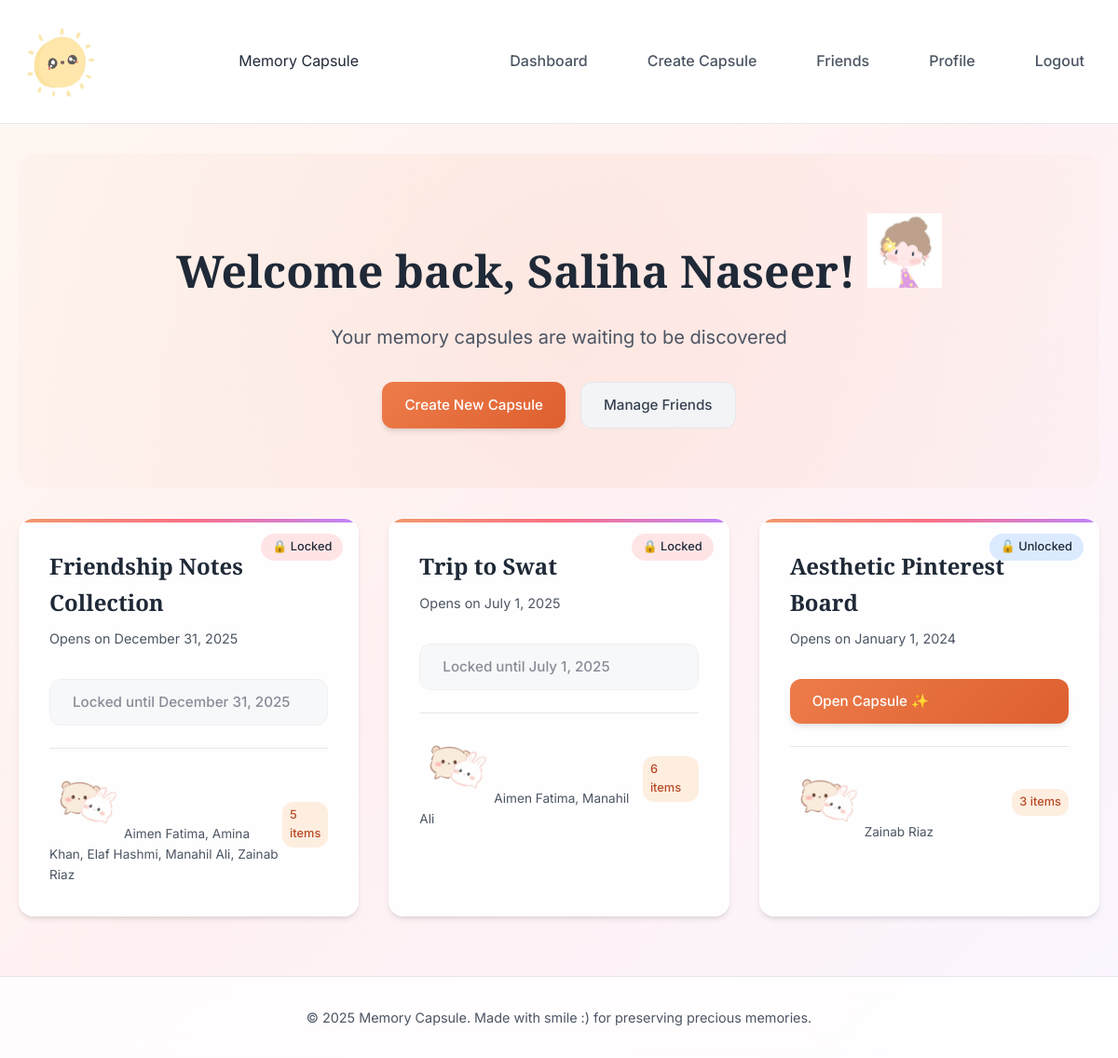
/index.php (signed in), run on the app's committed database.
### tables this page shows
CREATE TABLE `users` (
  `user_id` int(11) NOT NULL,
  `username` varchar(50) NOT NULL,
  `password` varchar(255) NOT NULL,
  `full_name` varchar(100) NOT NULL
);

CREATE TABLE `capsules` (
  `capsule_id` int(11) NOT NULL,
  `user_id` int(11) NOT NULL,
  `title` varchar(100) DEFAULT NULL,
  `open_date` date DEFAULT NULL,
  `is_locked` tinyint(1) DEFAULT 1
);

### includes/functions.php (called while the page is built, shortened)
<?php
function isLoggedIn() {
    return isset($_SESSION['user_id']);
}
function getCurrentUser($pdo) {
    $stmt = $pdo->prepare("SELECT * FROM users WHERE user_id = ?");
    $stmt->execute([$_SESSION['user_id']]);
    return $stmt->fetch();
}
function getUserCapsules($pdo, $user_id) {
    $stmt = $pdo->prepare("
        SELECT c.*,
               COUNT(cc.content_id) as content_count,
               GROUP_CONCAT(DISTINCT CONCAT(f.first_name, ' ', f.last_name) SEPARATOR ', ') as friends
        FROM capsules c
        LEFT JOIN capsule_contents cc ON c.capsule_id = cc.capsule_id
        LEFT JOIN friend_capsule_relation fcr ON c.capsule_id = fcr.capsule_id
        LEFT JOIN friends f ON fcr.friend_id = f.friend_id
        WHERE c.user_id = ?
        GROUP BY c.capsule_id
        ORDER BY c.open_date DESC
    ");
    $stmt->execute([$user_id]);
    return $stmt->fetchAll();
}
function formatDate($date) {
    return date('F j, Y', strtotime($date));
}
function isCapsuleUnlocked($open_date) {
    return strtotime($open_date) <= time();
}
?>

### index.php (the view, shortened to what this page needs)
<?php
require_once 'config/database.php';
require_once 'includes/functions.php';
$user = null;
if (isLoggedIn()) {
    $user = getCurrentUser($pdo);
    $capsules = getUserCapsules($pdo, $_SESSION['user_id']);
}
?>
<!DOCTYPE html>
<html lang="en">
<head>
    <link rel="stylesheet" href="assets/css/style.css">
</head>
<body>
    <?php include 'includes/header.php'; ?>
    <main class="container">
        <?php if (!isLoggedIn()): ?>
            <section class="hero">
                <h1 class="hero-title">Memory Capsule</h1>
                <p class="hero-subtitle">Preserve your precious moments and unlock them when the time is right</p>
                <div class="flex gap-4 justify-center mt-6">
                    <a href="login.php" class="btn btn-primary">Get Started</a>
                    <a href="register.php" class="btn btn-secondary">Create Account</a>
                </div>
            </section>
            <section class="card-grid">
                <div class="card">
                    <h3 class="capsule-title">🎭 Create Memories</h3>
                    <p class="capsule-date">Store photos, videos, and notes in beautiful time capsules</p>
                </div>
                <div class="card">
                    <h3 class="capsule-title">👥 Share with Friends</h3>
                    <p class="capsule-date">Include your friends in your memory capsules</p>
                </div>
                <div class="card">
                    <h3 class="capsule-title">⏰ Time-locked</h3>
                    <p class="capsule-date">Set future dates to unlock your precious memories</p>
                </div>
            </section>
        <?php else: ?>
            <section class="hero">
                <h1 class="hero-title">Welcome back, <?php echo htmlspecialchars($user['full_name']); ?>! <img src="public/images/dp.jpg
                " width="80" height="80">
</h1>
                <p class="hero-subtitle">Your memory capsules are waiting to be discovered</p>
                <div class="flex gap-4 justify-center mt-6">
                    <a href="create-capsule.php" class="btn btn-primary">Create New Capsule</a>
                    <a href="friends.php" class="btn btn-secondary">Manage Friends</a>
                </div>
            </section>
            <?php if (!empty($capsules)): ?>
                <section class="card-grid">
                    <?php foreach ($capsules as $capsule): ?>
                        <div class="card capsule-card">
                            <div class="capsule-status <?php echo isCapsuleUnlocked($capsule['open_date']) ? 'status-unlocked' : 'status-locked'; ?>">
                                <?php echo isCapsuleUnlocked($capsule['open_date']) ? '🔓 Unlocked' : '🔒 Locked'; ?>
                            </div>
                            <h3 class="capsule-title"><?php echo htmlspecialchars($capsule['title']); ?></h3>
                            <p class="capsule-date">Opens on <?php echo formatDate($capsule['open_date']); ?></p>
                            <?php if (isCapsuleUnlocked($capsule['open_date'])): ?>
                                <a href="view-capsule.php?id=<?php echo $capsule['capsule_id']; ?>" class="btn btn-primary w-full mt-4">
                                    Open Capsule ✨
                                </a>
                            <?php else: ?>
                                <div class="btn btn-secondary w-full mt-4" style="cursor: not-allowed; opacity: 0.6;">
                                    Locked until <?php echo formatDate($capsule['open_date']); ?>
                                </div>
                            <?php endif; ?>
                            <div class="capsule-meta">
                                <div class="capsule-friends">
                                    <?php if ($capsule['friends']): ?>
                                       <img src="public/images/friends.jpg
                " width="80" height="80"><?php echo htmlspecialchars($capsule['friends']); ?>
                                    <?php else: ?>
                                        <img src="public/images/logo.jpg
                " width="80" height="80"> Personal capsule
                                    <?php endif; ?>
                                </div>
                                <div class="content-count">
                                    <?php echo $capsule['content_count']; ?> items
                                </div>
                            </div>
                        </div>
                    <?php endforeach; ?>
                </section>
            <?php endif; ?>
        <?php endif; ?>
    </main>
    <?php include 'includes/footer.php'; ?>
</body>
</html>

### includes/header.php
<header class="header">
    <div class="container">
        <div class="header-content">
            <img src="public/images/logo.jpg
                " width="90" height="100">
</h1>Memory Capsule</a>
            <nav>
                <ul class="nav-menu">
                    <?php if (isLoggedIn()): ?>
                        <li><a href="index.php" class="nav-link">Dashboard</a></li>
                        <li><a href="create-capsule.php" class="nav-link">Create Capsule</a></li>
                        <li><a href="friends.php" class="nav-link">Friends</a></li>
                        <li><a href="profile.php" class="nav-link">Profile</a></li>
                        <li><a href="logout.php" class="nav-link">Logout</a></li>
                    <?php else: ?>
                        <li><a href="index.php" class="nav-link">Home</a></li>
                        <li><a href="login.php" class="nav-link">Login</a></li>
                        <li><a href="register.php" class="nav-link">Register</a></li>
                    <?php endif; ?>
                </ul>
            </nav>
        </div>
    </div>
</header>

### includes/footer.php
<footer style="background: rgba(255, 255, 255, 0.8); backdrop-filter: blur(10px); border-top: 1px solid var(--gray-200); margin-top: 4rem; padding: 2rem 0;">
    <div class="container text-center">
        <p style="color: var(--gray-600); font-size: 0.9rem;">
            &copy; <?php echo date('Y'); ?> Memory Capsule. Made with smile :) for preserving precious memories.
        </p>
    </div>
</footer>

### data on the page
users: full_name "Saliha Naseer"
capsules: shows "🔒 Locked", title "Friendship Notes Collection", open_date "December 31, 2025", friends "Aimen Fatima, Amina Khan, Elaf Hashmi, Manahil Ali, Zainab Riaz", content_count "5"
capsules: shows "🔒 Locked", title "Trip to Swat", open_date "July 1, 2025", friends "Aimen Fatima, Manahil Ali", content_count "6"
capsules: shows "🔓 Unlocked", title "Aesthetic Pinterest Board", open_date "January 1, 2024", friends "Zainab Riaz", content_count "3"
